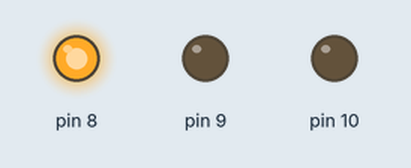
The sketch below on a simulated Arduino Uno, built with avr-gcc and run on an emulated ATmega328P. On the bench: output pins drawn as LEDs (lit = HIGH).

Above: at 0.05 s.
At 0.65 s:
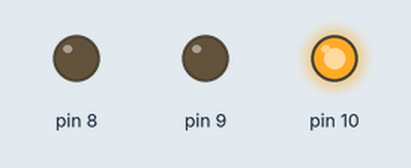
At 1.35 s:
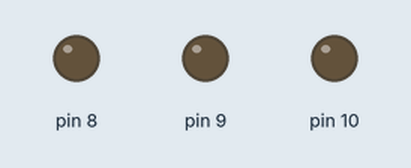
At 2.85 s:
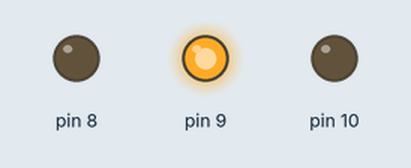
Timing chart, 0 to 3.1 s (numbered marks = the images above):
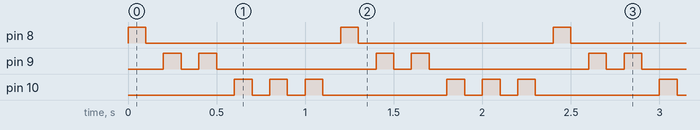

The sketch:

Exp1_LED_Flasher.ino
```cpp
void setup()
{
  pinMode(8,OUTPUT);
  pinMode(9,OUTPUT);
  pinMode(10,OUTPUT);
}
void loop()
{
  digitalWrite(8,HIGH);
  delay(100);
  digitalWrite(8,LOW);
  delay(100);
  digitalWrite(9,HIGH);
  delay(100);
  digitalWrite(9,LOW);
  delay(100);
  digitalWrite(9,HIGH);
  delay(100);
  digitalWrite(9,LOW);
  delay(100);
  digitalWrite(10,HIGH);
  delay(100);
  digitalWrite(10,LOW);
  delay(100);
  digitalWrite(10,HIGH);
  delay(100);
  digitalWrite(10,LOW);
  delay(100);
  digitalWrite(10,HIGH);
  delay(100);
  digitalWrite(10,LOW);
  delay(100);
}
```

Measured:
- by itself, pin 8: alternates HIGH for 0.10 s and LOW for 1.1 s
- by itself, pin 9: repeats every 1.2 s: LOW 0.10 s, HIGH 0.10 s, LOW 0.90 s, HIGH 0.10 s
- by itself, pin 10: repeats every 1.2 s: 2 × (LOW 0.10 s, HIGH 0.10 s), LOW 0.70 s, HIGH 0.10 s
